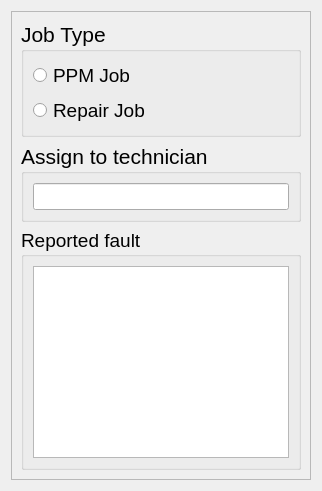
          <widget class="QWidget" name="tab_2">
           <attribute name="title">
            <string>Create Job</string>
           </attribute>
           <layout class="QHBoxLayout" name="horizontalLayout_9">
            <item>
             <widget class="QFrame" name="frame_4">
              <property name="frameShape">
               <enum>QFrame::StyledPanel</enum>
              </property>
              <property name="frameShadow">
               <enum>QFrame::Raised</enum>
              </property>
              <layout class="QGridLayout" name="gridLayout_10">
               <item row="2" column="0">
                <widget class="QGroupBox" name="groupBox_7">
                 <property name="maximumSize">
                  <size>
                   <width>1200</width>
                   <height>16777215</height>
                  </size>
                 </property>
                 <property name="font">
                  <font>
                   <pointsize>14</pointsize>
                  </font>
                 </property>
                 <property name="title">
                  <string>Reported fault</string>
                 </property>
                 <layout class="QGridLayout" name="gridLayout_3">
                  <item row="0" column="0">
                   <widget class="QPlainTextEdit" name="txt_reported_fault">
                    <property name="font">
                     <font>
                      <pointsize>14</pointsize>
                     </font>
                    </property>
                   </widget>
                  </item>
                 </layout>
                </widget>
               </item>
               <item row="0" column="0">
                <widget class="QGroupBox" name="groupBox_9">
                 <property name="maximumSize">
                  <size>
                   <width>1200</width>
                   <height>16777215</height>
                  </size>
                 </property>
                 <property name="font">
                  <font>
                   <pointsize>16</pointsize>
                  </font>
                 </property>
                 <property name="title">
                  <string>Job Type</string>
                 </property>
                 <layout class="QGridLayout" name="gridLayout_8">
                  <item row="1" column="0">
                   <widget class="QRadioButton" name="rb_job">
                    <property name="font">
                     <font>
                      <pointsize>14</pointsize>
                     </font>
                    </property>
                    <property name="cursor">
                     <cursorShape>PointingHandCursor</cursorShape>
                    </property>
                    <property name="text">
                     <string>Repair Job</string>
                    </property>
                   </widget>
                  </item>
                  <item row="0" column="0">
                   <widget class="QRadioButton" name="rb_ppm">
                    <property name="font">
                     <font>
                      <pointsize>14</pointsize>
                     </font>
                    </property>
                    <property name="cursor">
                     <cursorShape>PointingHandCursor</cursorShape>
                    </property>
                    <property name="text">
                     <string>PPM Job</string>
                    </property>
                   </widget>
                  </item>
                  <item row="1" column="1">
                   <spacer name="horizontalSpacer_7">
                    <property name="orientation">
                     <enum>Qt::Horizontal</enum>
                    </property>
                    <property name="sizeHint" stdset="0">
                     <size>
                      <width>40</width>
                      <height>20</height>
                     </size>
                    </property>
                   </spacer>
                  </item>
                  <item row="0" column="1">
                   <spacer name="horizontalSpacer_9">
                    <property name="orientation">
                     <enum>Qt::Horizontal</enum>
                    </property>
                    <property name="sizeHint" stdset="0">
                     <size>
                      <width>40</width>
                      <height>20</height>
                     </size>
                    </property>
                   </spacer>
                  </item>
                 </layout>
                </widget>
               </item>
               <item row="1" column="0">
                <widget class="QGroupBox" name="groupBox_5">
                 <property name="maximumSize">
                  <size>
                   <width>1200</width>
                   <height>16777215</height>
                  </size>
                 </property>
                 <property name="font">
                  <font>
                   <pointsize>16</pointsize>
                  </font>
                 </property>
                 <property name="title">
                  <string>Assign to technician</string>
                 </property>
                 <layout class="QGridLayout" name="gridLayout_9">
                  <item row="0" column="0">
                   <widget class="QLineEdit" name="txt_technician">
                    <property name="font">
                     <font>
                      <pointsize>12</pointsize>
                     </font>
                    </property>
                   </widget>
                  </item>
                 </layout>
                </widget>
               </item>
              </layout>
             </widget>
            </item>
           </layout>
          </widget>
